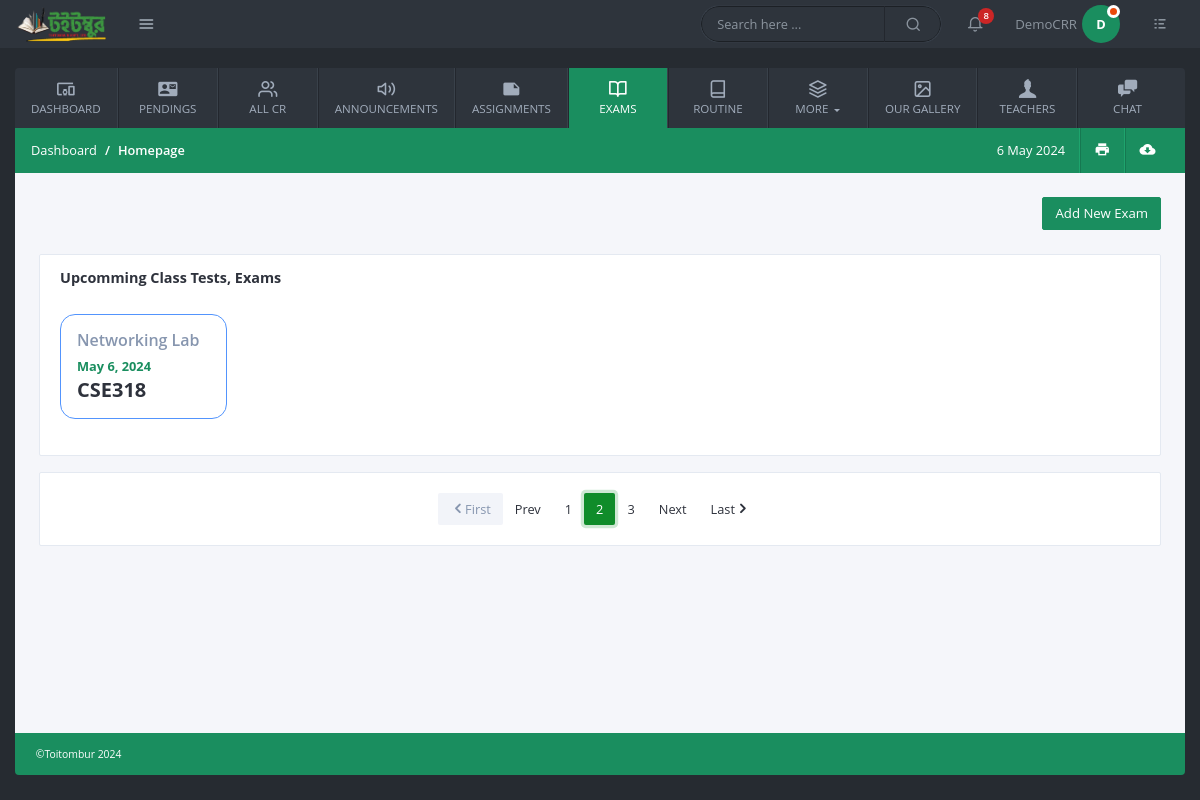
The page /exams/ (signed in) on the database its author committed.
### users/models.py (models this page shows, shortened)
class User(AbstractBaseUser, PermissionsMixin):
    email = models. EmailField (unique=True, null=False)
    is_staff = models.BooleanField(
        gettext_lazy('I am staff'),
        default=False,
    help_text = gettext_lazy('If the user is admin stuff of this site then can see admin panel')
    )
    is_active = models.BooleanField(
        gettext_lazy('account active'),
        default=True,
        help_text=gettext_lazy('A user should be treated as active. Admin can unselect this instead of deleting accounts')
    )
    ROLE_CHOICES = (
        ('admin', 'admin'),
        ('student', 'student'),
        ('teacher', 'teacher'),
        ('cr', 'cr'),
    )
    role = models.CharField(
        max_length=20,
        choices=ROLE_CHOICES,
        default='admin',
    )
    USERNAME_FIELD = 'email'
    objects = MyCustomManager()

class CommonBaseModel(models.Model):
    uid = models.UUIDField(primary_key=True, default= uuid.uuid4, editable=False)
    created_at = models.DateTimeField(auto_now_add=True)
    updated_at = models.DateTimeField(auto_now=True)
    class Meta:
        abstract = True

class Profile(CommonBaseModel):
    user = models.OneToOneField(User, on_delete=models.CASCADE, related_name='profile')
    is_approved = models.BooleanField(default=False)
    details_filled = models.BooleanField(default=False)

class CommonProfileModel(models.Model):
    uid = models.UUIDField(primary_key=True, default= uuid.uuid4, editable=False)
    account = models.OneToOneField(Profile, on_delete=models.CASCADE)
    created_at = models.DateTimeField(auto_now_add=True)
    updated_at = models.DateTimeField(auto_now=True)
    personal_id = models.CharField(unique=True, max_length=150)
    gender = models.CharField( max_length=50, choices=GENDERS, blank=True,null=True)
    image = models.FileField(upload_to="Profile_Pictures", null=True, blank=True)
    class Meta:
        abstract = True

class Student(CommonProfileModel):
    name = models.CharField(max_length=350)
    intake = models.ForeignKey(Intakes, on_delete=models.CASCADE)
    section = models.ForeignKey(Sections, on_delete=models.CASCADE)
    department = models.ForeignKey(Departments, on_delete=models.CASCADE)
    shift = models.CharField(max_length=50, choices= [("Day","day"), ("Evening", "evening")])
    is_class_cr = models.BooleanField(default=False)
    contact_number = models.PositiveIntegerField(null=True, blank=True)
    facebook_profile = models.CharField( max_length=500, null=True, blank=True)

### common/models.py (models this page shows, shortened)
class CommonBaseModel(models.Model):
    uid = models.UUIDField(primary_key=True, default= uuid.uuid4, editable=False)
    created_at = models.DateTimeField(auto_now_add=True)
    updated_at = models.DateTimeField(auto_now=True)

class UpcomingExams(CommonBaseModel):
    intake = models.ForeignKey(Intakes, on_delete=models.CASCADE)
    department = models.ForeignKey(Departments, on_delete=models.CASCADE)
    section = models.ForeignKey(Sections, on_delete=models.CASCADE)
    exam_name = models.CharField(max_length=10, choices=[('Class Test', 'Class Test'),('Quiz Test', 'Quiz Test'),('Mid Term', 'Mid Term'),('Final Test', 'Final Test')])
    course_name = models.CharField( max_length=50)
    course_code = models.CharField( max_length=7)
    date = models.DateField(auto_now=False, auto_now_add=False)
    topic = models.CharField(max_length=150)
    detail = models.TextField()

### common/views.py (the view)
# urls.py: path('exams/', views.exams, name="exams"),
@login_required()
def exams(request):
    if request.user.role == "cr" or request.user.role == "student":
        the_student = get_object_or_404(Student, account = request.user.profile)
        his_intake = the_student.intake
        his_department = the_student.department
        his_section = the_student.section
        all_exams = UpcomingExams.objects.filter(
                    intake= his_intake,
                    department= his_department,
                    section= his_section,
        ).order_by("-date")
        if request.method == "POST":
            form = UpcomingExamsForm(request.POST)
            if form.is_valid():
                the_form = form.save(commit=False)
                the_form.intake = his_intake
                the_form.department = his_department
                the_form.section = his_section
                the_form.save()
                messages.success(request,"Exam schedule added!")
                return redirect(request.path)
        else:
            form = UpcomingExamsForm()
    elif request.user.role == "admin":
        all_exams = UpcomingExams.objects.all()
        form = None
    else:
        all_exams = None
        form = None
    context = {
        "all_exam":all_exams,
        "form":form,
    }
    return render(request, 'pages/exams.html', context)

### templates/pages/exams.html (shortened to what this page needs)
{% extends "base/base.html" %}
{% load static %}
{% block css %}
<link rel="stylesheet" href="{% static "vendor/datepicker/css/classic.css" %}" />
<link rel="stylesheet" href="{% static "vendor/datepicker/css/classic.date.css" %}" />
{% endblock css %}
{% block content %}
<div class="row gutters">
    <div class="col-xl-12 col-lg-12 col-md-12 col-sm-12 col-12">
        <div class="text-right mb-4">
            <button type="button" class="btn btn-primary" data-toggle="modal" data-target="#addNewContact">Add New Exam</button>
        </div>
    </div>
</div>
<div class="row gutters">
    <div class="col-xl-12 col-lg-12 col-md-12 col-sm-12 col-12">
        <div class="card">
            <div class="card-header">
                <div class="card-title">Upcomming Class Tests, Exams</div>
            </div>
            <div class="card-body">
                <div class="row gutters">
                    {% for exam in all_exam %}
                    <div class="col-xl-2 col-lg-4 col-md-4 col-sm-4 col-12">
                        <div class="goal-card">
                            <h5>{{exam.course_name}}</h5>
                            <p class="percentage">{{exam.date}}</p>
                            <h4>{{exam.course_code}}</h4>
                        </div>
                    </div>
                    {% endfor %}
                </div>
            </div>
        </div>
        <div class="card">
            <div class="card-body">
                <nav aria-label="Page navigation example">
                    <ul class="pagination justify-content-center success">
                        <li class="page-item disabled"><a class="page-link" href="#">
                            <i class="icon-chevron-left1"></i>First</a></li>
                        <li class="page-item"><a class="page-link" href="#">Prev</a></li>
                        <li class="page-item"><a class="page-link" href="#">1</a></li>
                        <li class="page-item active"><a class="page-link" href="#">2</a></li>
                        <li class="page-item"><a class="page-link" href="#">3</a></li>
                        <li class="page-item"><a class="page-link" href="#">Next</a></li>
                        <li class="page-item"><a class="page-link" href="#">Last <i class="icon-chevron-right1"></i></a></li>
                    </ul>
                </nav>
            </div>
        </div>
    </div>
</div>
{% endblock content %}

### templates/base/base.html (shortened to what this page needs)
{% load static %}
<!doctype html>
<html lang="en">
	<head>
		<link rel="stylesheet" href="{% static "css/bootstrap.min.css" %}">
		<link rel="stylesheet" href="{% static "fonts/style.css" %}">
		<link rel="stylesheet" href="{% static "css/main.css" %}">
		<link rel="stylesheet" href="{% static "vendor/daterange/daterange.css" %}">
		{% block css %}{% endblock css %}
	</head>
	<body>
		<header class="header">
			<div class="logo-wrapper">
				<a href="{% url "homepage" %}" class="logo">
					<img src="{% static "img/toitombur.png" %}" alt="Dashboard" />
				</a>
				<a href="#" class="quick-links-btn" data-toggle="tooltip" data-placement="right" title="" data-original-title="Quick Links">
					<i class="icon-menu1"></i>
				</a>
			</div>
			<div class="header-items">
				<div class="custom-search">
					<input type="text" class="search-query" placeholder="Search here ...">
					<i class="icon-search1"></i>
				</div>
				<ul class="header-actions">
					<li class="dropdown">
						<a href="#" id="notifications" data-toggle="dropdown" aria-haspopup="true">
							<i class="icon-bell"></i>
							<span class="count-label">8</span>
						</a>
					</li>
					<li class="dropdown">
						<a href="#" id="userSettings" class="user-settings" data-toggle="dropdown" aria-haspopup="true">
							{% if user.role == "student" or user.role == "cr" %}
							<span class="user-name">{{user.profile.student.name}}</span>
							<span class="avatar"> {{ user.profile.student.name|slice:"0:1" }}<span class="status busy"></span></span>
							{% elif user.role == "teacher" %}
							<span class="user-name">{{user.profile.teacher.name}}</span>
							<span class="avatar"> {{ user.profile.teacher.name|slice:"0:1" }}<span class="status busy"></span></span>
							{% endif %}
						</a>
					</li>
					<li>
						<a href="#" class="quick-settings-btn" data-toggle="tooltip" data-placement="left" title="" data-original-title="Quick Settings">
							<i class="icon-list"></i>
						</a>
					</li>
				</ul>
			</div>
		</header>
		<div class="container-fluid">
			{% url "pendings" as p1x %}
			{% url "add_routine" as r1x %}
			<nav class="navbar navbar-expand-lg custom-navbar">
				<div class="collapse navbar-collapse" id="KamlaActiveNavbar">
					<ul class="navbar-nav">
						<li class="nav-item ">
							<a class="nav-link {% if request.path == '/' %}active-page{% endif %}" href="{% url "homepage" %}">
							  <i class="icon-devices_other nav-icon"></i>
							  Dashboard
							</a>
						  </li>
						  {% if user.role == 'admin' or user.role == 'cr' %}
						  <li class="nav-item">
							<a class="nav-link {% if request.path == p1x %}active-page{% endif %}" href="{% url "pendings" %}">
							  <i class="icon-contact_mail nav-icon"></i>
							  Pendings
							</a>
						  </li>
						  {% endif %}
						<li class="nav-item">
							<a class="nav-link {% if request.path == '/all-cr-of-each-intakes/' %}active-page{% endif %} " href="{% url "all_cr" %}" >
								<i class="icon-users nav-icon"></i>
								All CR
							</a>
						</li>
						<li class="nav-item">
							<a class="nav-link {% if request.path == '/all-announcements/' %}active-page{% endif %}" href="{% url "all_announcement" %}" >
								<i class="icon-volume-2 nav-icon"></i>
								Announcements
							</a>
						</li>
						<li class="nav-item">
							<a class="nav-link {% if request.path == '/all-assignments/' %}active-page{% endif %}" href="{% url "assignments" %}" >
								<i class="icon-note nav-icon"></i>
								Assignments
							</a>
						</li>
						<li class="nav-item">
							<a class="nav-link {% if request.path == '/exams/' %}active-page{% endif %}" href="{% url "exams" %}" >
								<i class="icon-book-open nav-icon"></i>
								Exams
							</a>
						</li>
						<li class="nav-item">
							<a class="nav-link {% if request.path == r1x %}active-page{% endif %}" href="{% url "add_routine" %}">
							  <i class="icon-book nav-icon"></i>
							  Routine
							</a>
						</li>
						<li class="nav-item dropdown">
							<a class="nav-link dropdown-toggle" href="#" id="dashboardsDropdown" role="button" data-toggle="dropdown" aria-haspopup="true" aria-expanded="false">
								<i class="icon-layers2 nav-icon"></i>
								More
							</a>
						</li>
						<li class="nav-item">
							<a class="nav-link" href="#" >
								<i class="icon-image nav-icon"></i>
								Our Gallery
							</a>
						</li>
						<li class="nav-item">
							<a class="nav-link" href="#" >
								<i class="icon-user nav-icon"></i>
								Teachers
							</a>
						</li>
						<li class="nav-item">
							<a class="nav-link" href="{% url "chat_view" %}" >
								<i class="icon-chat nav-icon"></i>
								Chat
							</a>
						</li>
					</ul>
				</div>
			</nav>
			<div class="main-container">
				<div class="page-header">
					<ol class="breadcrumb">
						<li class="breadcrumb-item">Dashboard</li>
						<li class="breadcrumb-item active">Homepage</li>
					</ol>
					<ul class="app-actions">
						<li>
							<a href="#" id="">
								<icon id="currentDate"></icon>
							</a>
						</li>
						<li>
							<a href="#" data-toggle="tooltip" data-placement="top" title="" data-original-title="Print">
								<i class="icon-print"></i>
							</a>
						</li>
						<li>
							<a href="#" data-toggle="tooltip" data-placement="top" title="" data-original-title="Download CSV">
								<i class="icon-cloud_download"></i>
							</a>
						</li>
					</ul>
				</div>
				<div class="content-wrapper">
					{% block content %}{% endblock content %}
				</div>
			</div>
			<footer class="main-footer">©Toitombur 2024</footer>
		</div>
	</body>
</html>

### rows shown on the page
User: profile.student.name "DemoCRR", profile.student.name "D"
UpcomingExams: course_name "Networking Lab", date "May 6, 2024", course_code "CSE318"
